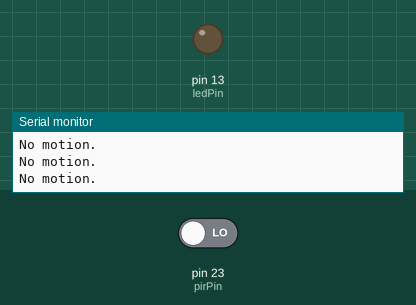
This sketch was run on a simulated Arduino Mega 2560, built with avr-gcc and run on an emulated ATmega2560. Shown: output pins drawn as LEDs (lit = HIGH), the last lines printed to the serial monitor. Inputs (shaded band) come from the test bench; at power-on: pin 23 (pirPin) LOW.

Above: at 2.8 s.
2.9 s: pin 23 (pirPin) driven HIGH
At 3.7 s:
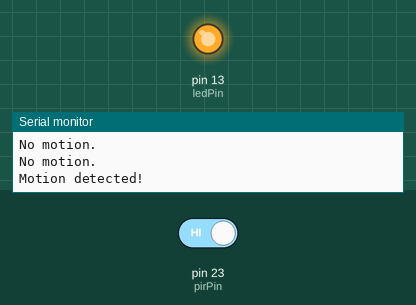
4.5 s: pin 23 (pirPin) driven LOW
At 5.3 s:
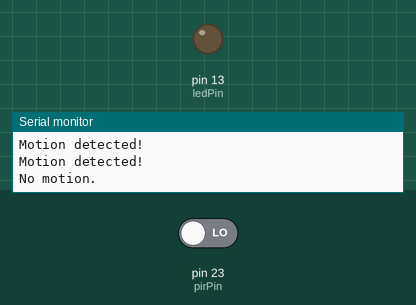
Timing chart, 0 to 7.5 s (numbered marks = the images above; inputs shaded):
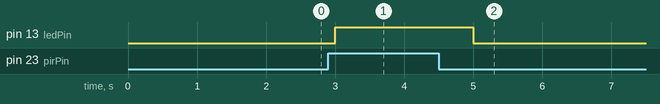

The sketch:

PIR_Sensor.ino
```cpp
int pirPin = 23;
int ledPin = 13;  // Onboard LED on pin 13

void setup() {
  pinMode(pirPin, INPUT);
  pinMode(ledPin, OUTPUT);
  Serial.begin(9600);
}

void loop() {
  int sensorValue = digitalRead(pirPin); // Read the PIR sensor

  if (sensorValue == HIGH) { // If motion is detected
    digitalWrite(ledPin, HIGH); // Turn on LED
    Serial.println("Motion detected!"); // Print to Serial Monitor
  } else {
    digitalWrite(ledPin, LOW); // Turn off LED
    Serial.println("No motion."); // Print to Serial Monitor
  }

  delay(1000); // Delay for a second before the next read
}
```

Measured:
- after the input at 2.9 s, pin 13 (ledPin): LOW → HIGH after 0.10 s
- after the input at 4.5 s, pin 13 (ledPin): HIGH → LOW after 0.50 s
